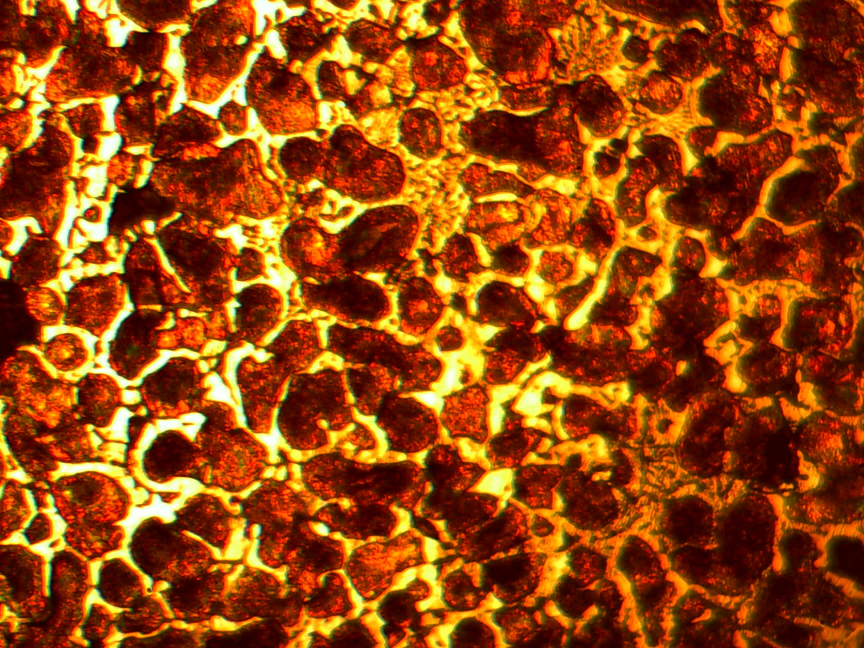
#> input picture images/raw/X-6_1.jpg, 2592 x 1944 px (shown at 1/3 size); its folder holds only this picture in this run
$ python analyze_grains.py
#> lines starting #> are read from the running program, lines starting #| are printed output that depends on the picture; after the words box and inside, x2 and y2 are one past the last pixel; in counts of white or black regions, pixels touching at a corner belong together
import cv2
import pandas as pd
import numpy as np
import matplotlib.pyplot as plt
import plotly.graph_objects as go
from skimage.measure import find_contours, regionprops
from skimage.filters import gaussian, threshold_local
from skimage.measure import label, regionprops_table
from skimage.morphology import remove_small_objects, remove_small_holes, opening, disk
import os

def process_image(image_path, sigma, block_size, threshold_factor, min_size, hole_size):
    """
    Loads, processes, and analyses a single metallurgical image from the images/raw directory

    Arguments:
        image_path (str): The full path to the input image.
        sigma (int): The sigma value for the blur.
        block_size (int): The block size for local thresholding.
        threshold_factor (float): A factor to adjust the threshold.
        min_size (int): The minimum size (in pixels) for objects to keep.
        hole_size (int): The maximum size (in pixels) for holes to fill.
    """
#> called with image_path = 'images/raw/X-6_1.jpg', sigma = 5, block_size = 251, threshold_factor = 0.8, min_size = 2000, hole_size = 1000

    # ---Load and preprocess the image---
    original_image = cv2.imread(image_path)
#> original_image is the input picture: shape (1944, 2592, 3); mean B, G, R 14.2, 71.4, 150.9

    img_grey = cv2.cvtColor(original_image, cv2.COLOR_BGR2GRAY)
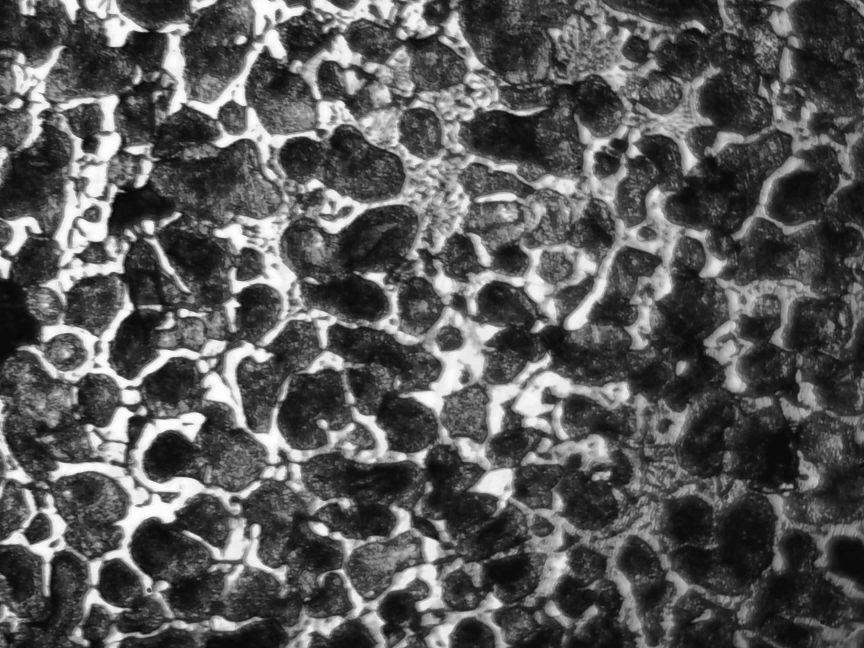
#> img_grey: shape (1944, 2592) (shown at 1/3 size); min 1, max 255, mean 88.6
    img_gaus = gaussian(img_grey, sigma=sigma)
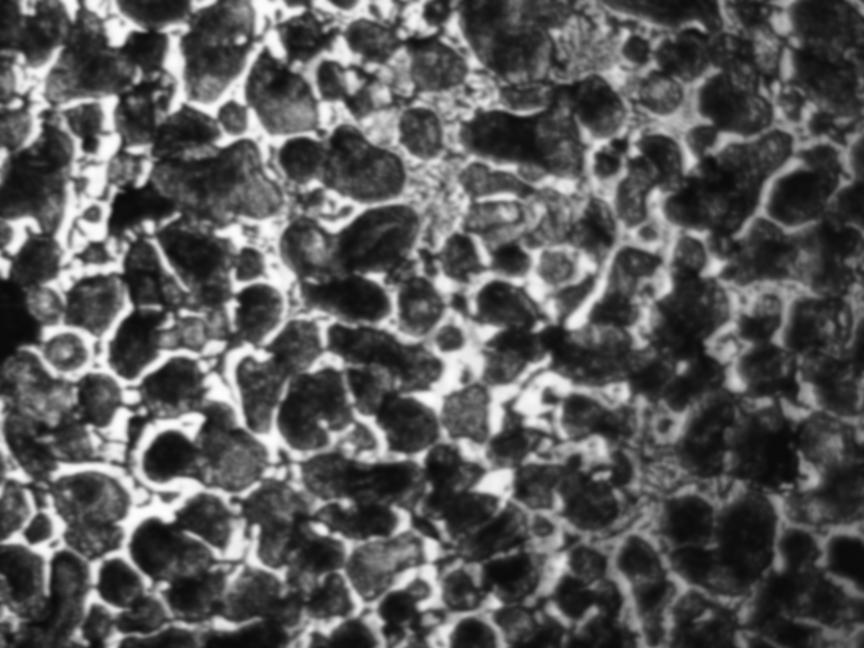
#> img_gaus: shape (1944, 2592) float64 (shown at 1/3 size); min 0.0368, max 0.992, mean 0.348

    # ---Apply thresholding---

    #Ensure block_size is odd
    if block_size % 2 == 0:
        block_size += 1

    local_thresh = threshold_local(img_gaus, block_size)
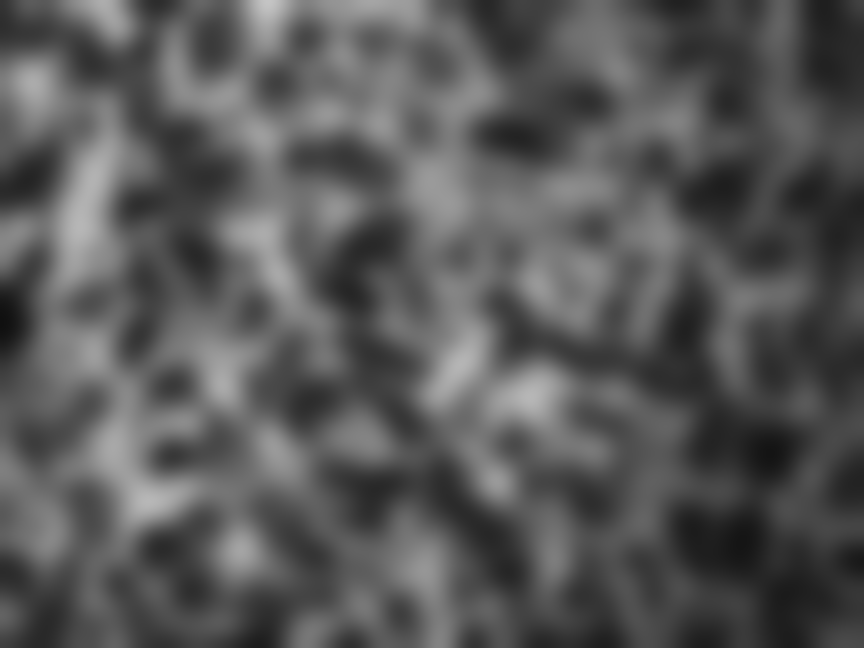
#> local_thresh: shape (1944, 2592) float64 (shown at 1/3 size); min 0.0641, max 0.772, mean 0.348
    binary_mask = img_gaus > local_thresh * threshold_factor
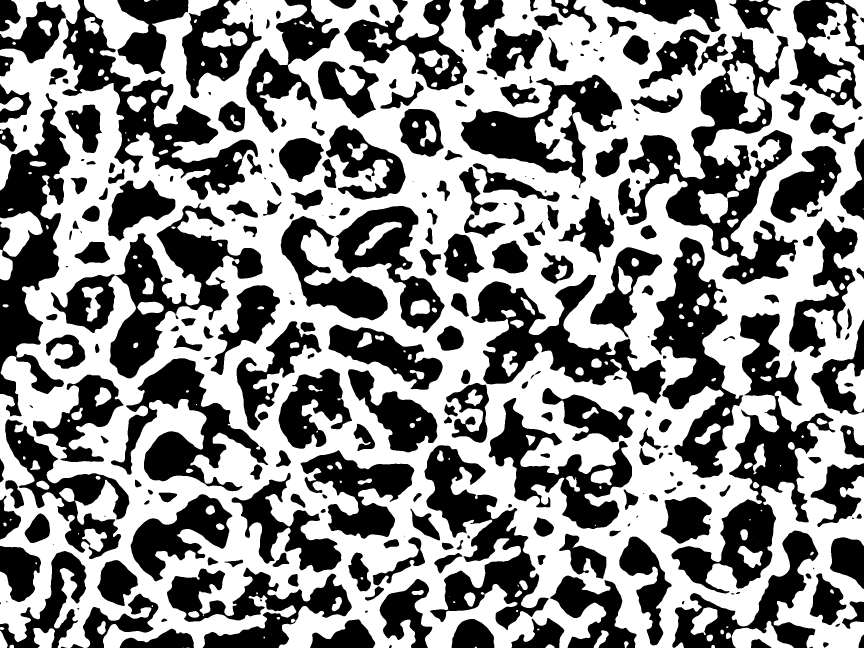
#> binary_mask: shape (1944, 2592) bool (shown at 1/3 size); 54.3% white; 300 black regions (25 under 20 px), largest, box (x1, y1, x2, y2) and area: (1854, 96, 2394, 853) 120945, (2014, 939, 2506, 1781) 102216, (0, 279, 211, 1249) 87193

    # ---Clean up the mask using morphology---
    #  'opening' operation removes small objects
    cleaned_mask = opening(binary_mask, disk(2))
#> cleaned_mask: shape (1944, 2592) bool; 54.3% white; 294 black regions (24 under 20 px), largest, box (x1, y1, x2, y2) and area: (1854, 96, 2394, 853) 121080, (2014, 939, 2506, 1781) 102324, (0, 279, 211, 1249) 87249
    cleaned_mask = remove_small_objects(cleaned_mask, min_size=min_size)
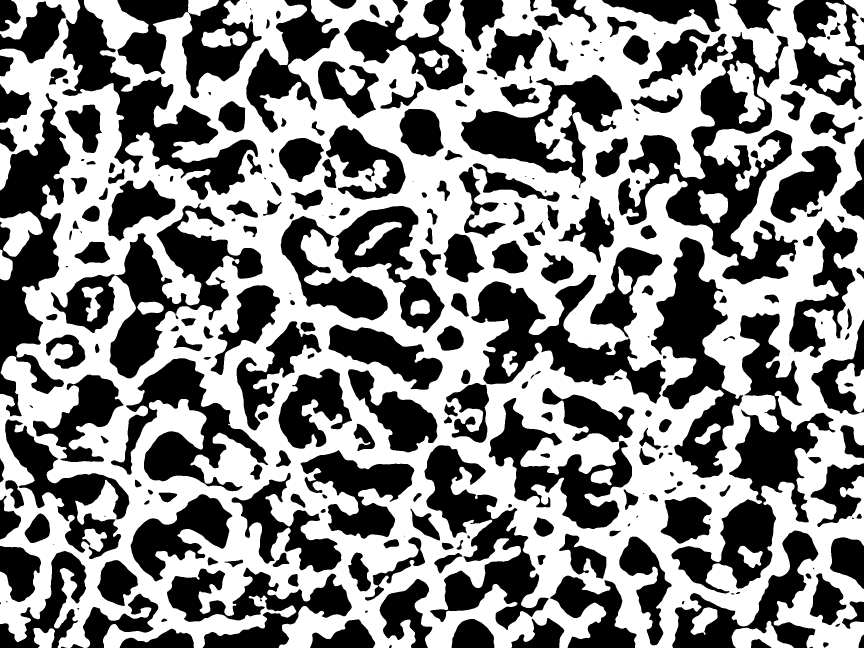
#> cleaned_mask: shape (1944, 2592) bool (shown at 1/3 size); 52.9% white; 294 black regions (24 under 20 px), largest, box (x1, y1, x2, y2) and area: (1854, 96, 2394, 853) 124226, (2014, 939, 2506, 1781) 106743, (0, 279, 211, 1249) 88563
    cleaned_mask = remove_small_holes(cleaned_mask, area_threshold=hole_size)
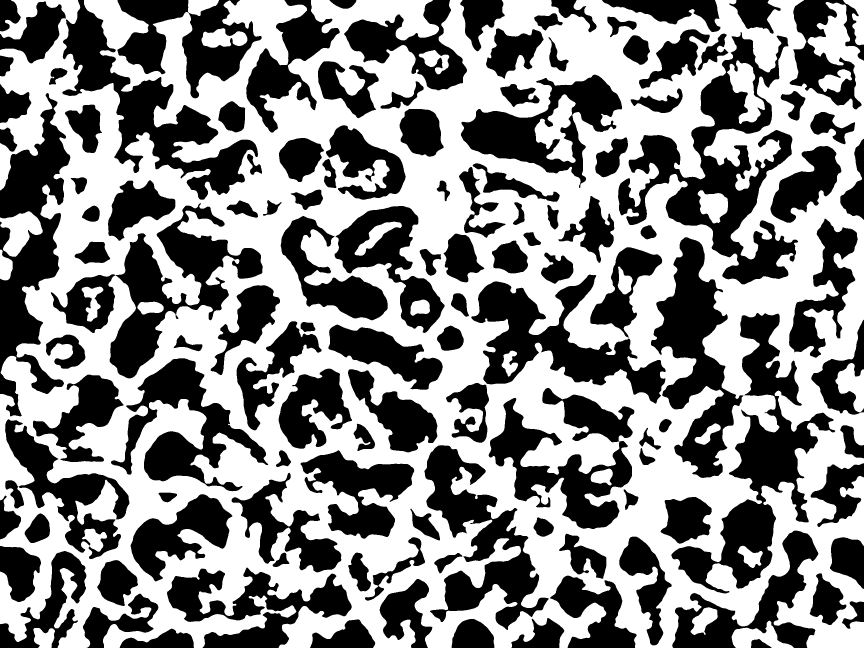
#> cleaned_mask: shape (1944, 2592) bool (shown at 1/3 size); 53.7% white; 127 black regions, largest, box (x1, y1, x2, y2) and area: (1854, 96, 2394, 853) 124217, (2014, 939, 2506, 1781) 106743, (0, 279, 211, 1249) 88563

    # ---Label and extract properties---
    labels = label(cleaned_mask)
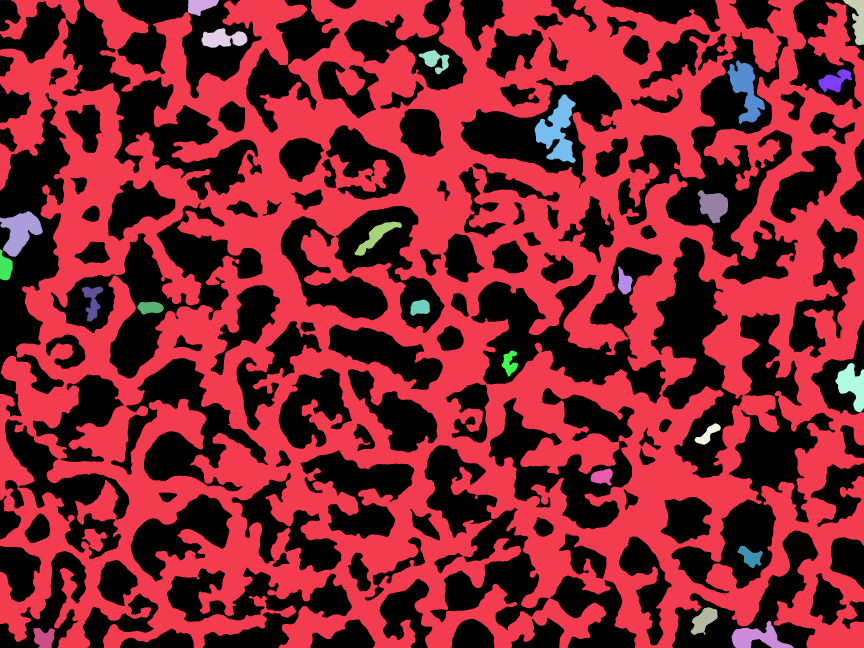
#> labels: shape (1944, 2592) int32 (shown at 1/3 size); 25 distinct labels, from 0 to 24; one colour per label, 0 black
    properties = [
        'area',
        'perimeter',
        'eccentricity',
        'solidity',
        'equivalent_diameter', # The diameter of a circle with the same area as the grain
        'orientation',         # Angle of the major axis from the horizontal
        'major_axis_length',
        'minor_axis_length'
    ]

    # We pass the grayscale image to measure intensity properties
    props_table = regionprops_table(
        labels,
        intensity_image=img_grey,
        properties=properties
    )
#> props_table = 8 items

    df = pd.DataFrame(props_table)
#> df = table of 24 rows and 8 columns

    return df, cleaned_mask, labels, original_image

def create_comparison_image(original_image, final_mask, output_image_path):
    """
    Creates and saves a side-by-side comparison PNG of the original and the mask.
    """
    fig, axes = plt.subplots(1, 2, figsize=(12, 6))
    ax = axes.ravel()

    ax[0].imshow(cv2.cvtColor(original_image, cv2.COLOR_BGR2GRAY), cmap='gray')
    ax[0].set_title('Original Image')
    ax[0].axis('off')

    ax[1].imshow(final_mask, cmap='viridis') # Using viridis to see labels
    ax[1].set_title('Segmented Grains Mask')
    ax[1].axis('off')

    plt.tight_layout()
    plt.savefig(output_image_path)
    plt.close(fig) # Close the figure to free up memory

def create_interactive_visualization(labels, original_image, output_html_path):
    """
    Creates an interactive Plotly HTML file with grain boundaries overlaid.
    """
    fig = go.Figure(go.Image(z=cv2.cvtColor(original_image, cv2.COLOR_BGR2RGB)))

    # Get properties for hover-over text
    props = regionprops(labels)

    for index in range(labels.max()):
        # Find the contour of the current grain
        contour = find_contours(labels == (index + 1), 0.5)[0]
        y, x = contour.T

        # Get properties for this specific grain
        current_prop = props[index]
        hover_info = (f"<b>Grain ID: {current_prop.label}</b><br>"
                      f"Area: {current_prop.area} pixels<br>"
                      f"Solidity: {current_prop.solidity:.3f}<br>"
                      f"Eccentricity: {current_prop.eccentricity:.3f}")

        fig.add_trace(go.Scatter(
            x=x, y=y,
            mode='lines',
            fill='toself',
            showlegend=False,
            hovertemplate=hover_info,
            hoveron='points+fills',
            line=dict(color='rgba(0, 255, 0, 0.7)', width=2)
        ))

    fig.update_layout(title='Interactive Grain Segmentation', hovermode='closest')
    fig.write_html(output_html_path)

if __name__ == '__main__':
    # ---Configuration---

    # Define input and output folders
    BASE_INPUT_DIR = 'images/raw'
    BASE_OUTPUT_CSV = 'data'
    BASE_OUTPUT_MASKS = 'images/processed'
    BASE_OUTPUT_COMPARISON = 'output/comparison_images'
    BASE_OUTPUT_HTML = 'output/interactive_plots'

    # --- Processing ---
    for dirpath, _, filenames in os.walk(BASE_INPUT_DIR):
            for image_file in filenames:
                if image_file.lower().endswith(('.jpg', '.png', '.tif')):

                    #Setup Paths
                    full_image_path = os.path.join(dirpath, image_file)
                    print(f"Processing {full_image_path}...")

                    # Get Sample name (metal type)
                    sample_type = os.path.basename(dirpath)
                    base_name = os.path.splitext(image_file)[0]

                    # Create corresponding output directories if they don't exist
                    os.makedirs(os.path.join(BASE_OUTPUT_CSV, sample_type), exist_ok=True)
                    os.makedirs(os.path.join(BASE_OUTPUT_MASKS, sample_type), exist_ok=True)
                    os.makedirs(os.path.join(BASE_OUTPUT_COMPARISON, sample_type), exist_ok=True)
                    os.makedirs(os.path.join(BASE_OUTPUT_HTML, sample_type), exist_ok=True)

                    # Construct full output paths
                    csv_path = os.path.join(BASE_OUTPUT_CSV, sample_type, f"{base_name}_properties.csv")
                    mask_path = os.path.join(BASE_OUTPUT_MASKS, sample_type, f"{base_name}_mask.png")
                    comparison_path = os.path.join(BASE_OUTPUT_COMPARISON, sample_type, f"{base_name}_comparison.png")
                    html_path = os.path.join(BASE_OUTPUT_HTML, sample_type, f"{base_name}_interactive.html")

                    # --- Run Processing and Visualization ---
                    try:
                        # You might need to adjust these parameters per sample type later
                        df_results, mask_image, labels, original_image = process_image(
                            image_path=full_image_path,
                            sigma=5,
                            block_size=251,
                            threshold_factor=0.8,
                            min_size=2000,
                            hole_size=1000
                        )
#> df_results = table of 24 rows and 8 columns

                        # Save the core data and mask
                        df_results.to_csv(csv_path, index=False)
                        mask_to_save = (mask_image.astype(np.uint8)) * 255
#> mask_to_save: shape (1944, 2592); 53.7% white; 127 black regions
                        cv2.imwrite(mask_path, mask_to_save)

                        # Generate the new visualizations
                        create_interactive_visualization(labels, original_image, html_path)
#> in create_interactive_visualization, `props = regionprops(labels)`: props = 24 regions; largest, box (x1, y1, x2, y2) and area: (0, 0, 2592, 1944) 2602593, (1604, 283, 1727, 489) 12781, (2181, 181, 2295, 372) 9956, (0, 634, 128, 770) 9686, (2195, 1862, 2382, 1944) 7305
                        create_comparison_image(original_image, labels, comparison_path)

                        print(f"  -> Results saved for {base_name}")

                    except Exception as e:
                        print(f"  -> ERROR processing {image_file}: {e}")

                    print("-" * 20)

    print("All image processing complete.")
